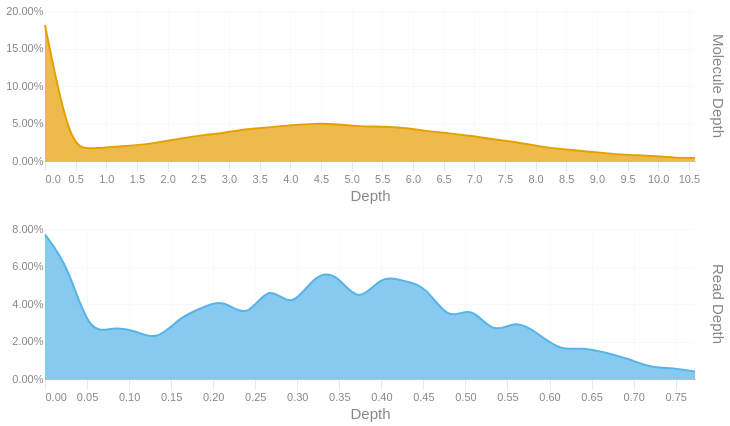

This figure's notebook cell:
### Code cell
readdep = depth_hist(tb['Read Depth'], q99, 3)
readdep = readdep.with_columns(pl.lit('Read Depth').alias('Metric'))
if not SKIPLR:
    moldep = depth_hist(tb['Molecule Depth'], mol_q99, 1)
    moldep = moldep.with_columns(pl.lit('Molecule Depth').alias('Metric'))
    _hist = pl.concat([readdep, moldep])
    _hist = _hist.filter(pl.col('Proportion') != 0)
    with SafeRender(_hist):
        (
            alt.Chart(_hist)        
            .mark_area(interpolate = "basis")
            .encode(
                x=alt.X('Bin:Q').scale(domainMin=0).axis(alt.Axis(title='Depth')),
                y = alt.Y('Proportion:Q', title = None).axis(format = '.2%'),
                color = alt.Color('Metric:N').legend(None),
                row = alt.Row("Metric:N").header(title = None, labelOrient = 'right'),
                tooltip = [
                    alt.Tooltip("Metric:N", title = "Metric"),
                    alt.Tooltip('Interval:N', title = "Depth Interval"),
                    alt.Tooltip('Proportion:Q', title = "% Alignments").format('.2%')
                ]
            )
            .resolve_scale(x='independent', y='independent')
            .properties(
                height = 150, width = 650,
                usermeta={'embedOptions': {'downloadFileName': f'{samplename}.depth.hist'}}
            )
        ).display()
else:
    readdep = readdep.filter(pl.col('Proportion') != 0)
    with SafeRender(readdep):
        (
            alt.Chart(readdep)        
            .mark_area(interpolate = "basis")
            .encode(
                x=alt.X('Bin:Q').scale(domainMin=0).axis(alt.Axis(title='Depth')),
                y = alt.Y('Proportion:Q', title = None).axis(format = '.2%'),
                tooltip = [
                    alt.Tooltip('Interval:N', title = "Depth Interval"),
                    alt.Tooltip('Proportion:Q', title = "% Alignments").format('.2%')
                ]
            )
            .properties(
                usermeta={'embedOptions': {'downloadFileName': f'{samplename}.depth.hist'}}
            )
        ).display()

### Figure 1 — Vega-Lite specification as saved in the notebook (floating-point values rounded to 4 significant figures)
{"width": 650, "height": 150, "config": {"title": {"anchor": "start", "dy": -15, "fontSize": 18, "color": "#888888", "subtitleColor": "#888888", "subtitleFontSize": 14}, "arc": {"fill": "#0072B2"}, "axis": {"domainColor": "#888888", "domainWidth": 0.5, "gridWidth": 0.2, "grid": false, "titleFontWeight": 400, "titleFontSize": 15, "labelFontSize": 11, "labelColor": "#888888", "tickColor": "#888888", "tickWidth": 0.2, "titleColor": "#888888"}, "axisBand": {"grid": false}, "axisX": {"grid": true, "tickSize": 10, "domainCap": "round"}, "axisY": {"domain": false, "grid": true, "tickSize": 0, "domainCap": "round"}, "background": "transparent", "header": {"labelFontSize": 15, "labelColor": "#888888", "titleFontSize": 15, "titleFontWeight": 600, "titleColor": "#888888"}, "legend": {"labelFont": "sans-serif", "labelFontSize": 12, "labelColor": "#888888", "symbolSize": 100, "symbolType": "circle", "titleFontSize": 12, "titlePadding": 10, "titleColor": "#888888", "title": null}, "range": {"category": ["#E69F00", "#56B4E9", "#009E73", "#F0E442", "#0072B2", "#D55E00", "#CC79A7", "#000000"], "diverging": ["#cfe8f3", "#a2d4ec", "#73bfe2", "#46abdb", "#1696d2", "#12719e"]}, "area": {"fill": "#0072B2", "fillOpacity": 0.7, "line": true, "strokeOpacity": 0.7}, "line": {"color": "#0072B2", "stroke": "#0072B2", "strokeWidth": 2}, "trail": {"color": "#0072B2", "stroke": "#0072B2", "strokeWidth": 0, "size": 1}, "point": {"filled": true, "fillOpacity": 1.0, "size": 95}, "text": {"color": "#888888", "fontSize": 11, "align": "right", "fontWeight": 400, "size": 11}, "bar": {"fill": "#0072B2", "stroke": null}, "view": {"stroke": null, "continuousWidth": 660, "continuousHeight": 400}}, "data": {"name": "data-5e09e10360e5b710db36b0068957ba75"}, "mark": {"type": "area", "interpolate": "basis"}, "encoding": {"color": {"field": "Metric", "legend": null, "type": "nominal"}, "row": {"field": "Metric", "header": {"title": null, "labelOrient": "right"}, "type": "nominal"}, "tooltip": [{"field": "Metric", "title": "Metric", "type": "nominal"}, {"field": "Interval", "title": "Depth Interval", "type": "nominal"}, {"field": "Proportion", "format": ".2%", "title": "% Alignments", "type": "quantitative"}], "x": {"axis": {"title": "Depth"}, "field": "Bin", "scale": {"domainMin": 0}, "type": "quantitative"}, "y": {"axis": {"format": ".2%"}, "field": "Proportion", "title": null, "type": "quantitative"}}, "resolve": {"scale": {"x": "independent", "y": "independent"}}, "usermeta": {"embedOptions": {"downloadFileName": "TF26LRJL0081_5B_10484332_23Y22YLT4_L7.depth.hist"}}, "$schema": "https://vega.github.io/schema/vega-lite/v6.4.1.json", "datasets": {"data-5e09e10360e5b710db36b0068957ba75": [{"Bin": 0.0, "Interval": "0.0-0.027", "Proportion": 0.077, "Metric": "Read Depth"}, {"Bin": 0.027, "Interval": "0.027-0.053", "Proportion": 0.061, "Metric": "Read Depth"}, {"Bin": 0.053, "Interval": "0.053-0.08", "Proportion": 0.023, "Metric": "Read Depth"}, {"Bin": 0.08, "Interval": "0.08-0.107", "Proportion": 0.028, "Metric": "Read Depth"}, {"Bin": 0.107, "Interval": "0.107-0.133", "Proportion": 0.026, "Metric": "Read Depth"}, {"Bin": 0.133, "Interval": "0.133-0.16", "Proportion": 0.02, "Metric": "Read Depth"}, {"Bin": 0.16, "Interval": "0.16-0.187", "Proportion": 0.033, "Metric": "Read Depth"}, {"Bin": 0.187, "Interval": "0.187-0.213", "Proportion": 0.038, "Metric": "Read Depth"}, {"Bin": 0.213, "Interval": "0.213-0.24", "Proportion": 0.043, "Metric": "Read Depth"}, {"Bin": 0.24, "Interval": "0.24-0.267", "Proportion": 0.031, "Metric": "Read Depth"}, {"Bin": 0.267, "Interval": "0.267-0.293", "Proportion": 0.052, "Metric": "Read Depth"}, {"Bin": 0.293, "Interval": "0.293-0.32", "Proportion": 0.036, "Metric": "Read Depth"}, {"Bin": 0.32, "Interval": "0.32-0.347", "Proportion": 0.056, "Metric": "Read Depth"}, {"Bin": 0.347, "Interval": "0.347-0.373", "Proportion": 0.057, "Metric": "Read Depth"}, {"Bin": 0.373, "Interval": "0.373-0.4", "Proportion": 0.039, "Metric": "Read Depth"}, {"Bin": 0.4, "Interval": "0.4-0.427", "Proportion": 0.056, "Metric": "Read Depth"}, {"Bin": 0.427, "Interval": "0.427-0.453", "Proportion": 0.052, "Metric": "Read Depth"}, {"Bin": 0.453, "Interval": "0.453-0.48", "Proportion": 0.05, "Metric": "Read Depth"}, {"Bin": 0.48, "Interval": "0.48-0.507", "Proportion": 0.03, "Metric": "Read Depth"}, {"Bin": 0.507, "Interval": "0.507-0.533", "Proportion": 0.04, "Metric": "Read Depth"}, {"Bin": 0.533, "Interval": "0.533-0.56", "Proportion": 0.023, "Metric": "Read Depth"}, {"Bin": 0.56, "Interval": "0.56-0.587", "Proportion": 0.032, "Metric": "Read Depth"}, {"Bin": 0.587, "Interval": "0.587-0.613", "Proportion": 0.024, "Metric": "Read Depth"}, {"Bin": 0.613, "Interval": "0.613-0.64", "Proportion": 0.015, "Metric": "Read Depth"}, {"Bin": 0.64, "Interval": "0.64-0.667", "Proportion": 0.017, "Metric": "Read Depth"}, {"Bin": 0.667, "Interval": "0.667-0.693", "Proportion": 0.014, "Metric": "Read Depth"}, {"Bin": 0.693, "Interval": "0.693-0.72", "Proportion": 0.011, "Metric": "Read Depth"}, {"Bin": 0.72, "Interval": "0.72-0.747", "Proportion": 0.006, "Metric": "Read Depth"}, {"Bin": 0.747, "Interval": "0.747-0.773", "Proportion": 0.006, "Metric": "Read Depth"}, {"Bin": 0.773, "Interval": "0.773-0.8", "Proportion": 0.004, "Metric": "Read Depth"}, {"Bin": 0.0, "Interval": "0.0-0.4", "Proportion": 0.181, "Metric": "Molecule Depth"}, {"Bin": 0.4, "Interval": "0.4-0.7", "Proportion": 0.02, "Metric": "Molecule Depth"}, {"Bin": 0.7, "Interval": "0.7-1.1", "Proportion": 0.016, "Metric": "Molecule Depth"}, {"Bin": 1.1, "Interval": "1.1-1.5", "Proportion": 0.019, "Metric": "Molecule Depth"}, {"Bin": 1.5, "Interval": "1.5-1.8", "Proportion": 0.021, "Metric": "Molecule Depth"}, {"Bin": 1.8, "Interval": "1.8-2.2", "Proportion": 0.024, "Metric": "Molecule Depth"}, {"Bin": 2.2, "Interval": "2.2-2.6", "Proportion": 0.03, "Metric": "Molecule Depth"}, {"Bin": 2.6, "Interval": "2.6-2.9", "Proportion": 0.035, "Metric": "Molecule Depth"}, {"Bin": 2.9, "Interval": "2.9-3.3", "Proportion": 0.037, "Metric": "Molecule Depth"}, {"Bin": 3.3, "Interval": "3.3-3.7", "Proportion": 0.043, "Metric": "Molecule Depth"}, {"Bin": 3.7, "Interval": "3.7-4.0", "Proportion": 0.045, "Metric": "Molecule Depth"}, {"Bin": 4.0, "Interval": "4.0-4.4", "Proportion": 0.048, "Metric": "Molecule Depth"}, {"Bin": 4.4, "Interval": "4.4-4.8", "Proportion": 0.05, "Metric": "Molecule Depth"}, {"Bin": 4.8, "Interval": "4.8-5.1", "Proportion": 0.049, "Metric": "Molecule Depth"}, {"Bin": 5.1, "Interval": "5.1-5.5", "Proportion": 0.046, "Metric": "Molecule Depth"}, {"Bin": 5.5, "Interval": "5.5-5.9", "Proportion": 0.046, "Metric": "Molecule Depth"}, {"Bin": 5.9, "Interval": "5.9-6.2", "Proportion": 0.044, "Metric": "Molecule Depth"}, {"Bin": 6.2, "Interval": "6.2-6.6", "Proportion": 0.04, "Metric": "Molecule Depth"}, {"Bin": 6.6, "Interval": "6.6-7.0", "Proportion": 0.037, "Metric": "Molecule Depth"}, {"Bin": 7.0, "Interval": "7.0-7.3", "Proportion": 0.033, "Metric": "Molecule Depth"}, {"Bin": 7.3, "Interval": "7.3-7.7", "Proportion": 0.029, "Metric": "Molecule Depth"}, {"Bin": 7.7, "Interval": "7.7-8.1", "Proportion": 0.025, "Metric": "Molecule Depth"}, {"Bin": 8.1, "Interval": "8.1-8.4", "Proportion": 0.019, "Metric": "Molecule Depth"}, {"Bin": 8.4, "Interval": "8.4-8.8", "Proportion": 0.016, "Metric": "Molecule Depth"}, {"Bin": 8.8, "Interval": "8.8-9.2", "Proportion": 0.013, "Metric": "Molecule Depth"}, {"Bin": 9.2, "Interval": "9.2-9.5", "Proportion": 0.01, "Metric": "Molecule Depth"}, {"Bin": 9.5, "Interval": "9.5-9.9", "Proportion": 0.008, "Metric": "Molecule Depth"}, {"Bin": 9.9, "Interval": "9.9-10.3", "Proportion": 0.007, "Metric": "Molecule Depth"}, {"Bin": 10.3, "Interval": "10.3-10.6", "Proportion": 0.004, "Metric": "Molecule Depth"}, {"Bin": 10.6, "Interval": "10.6-11.0", "Proportion": 0.004, "Metric": "Molecule Depth"}]}}
